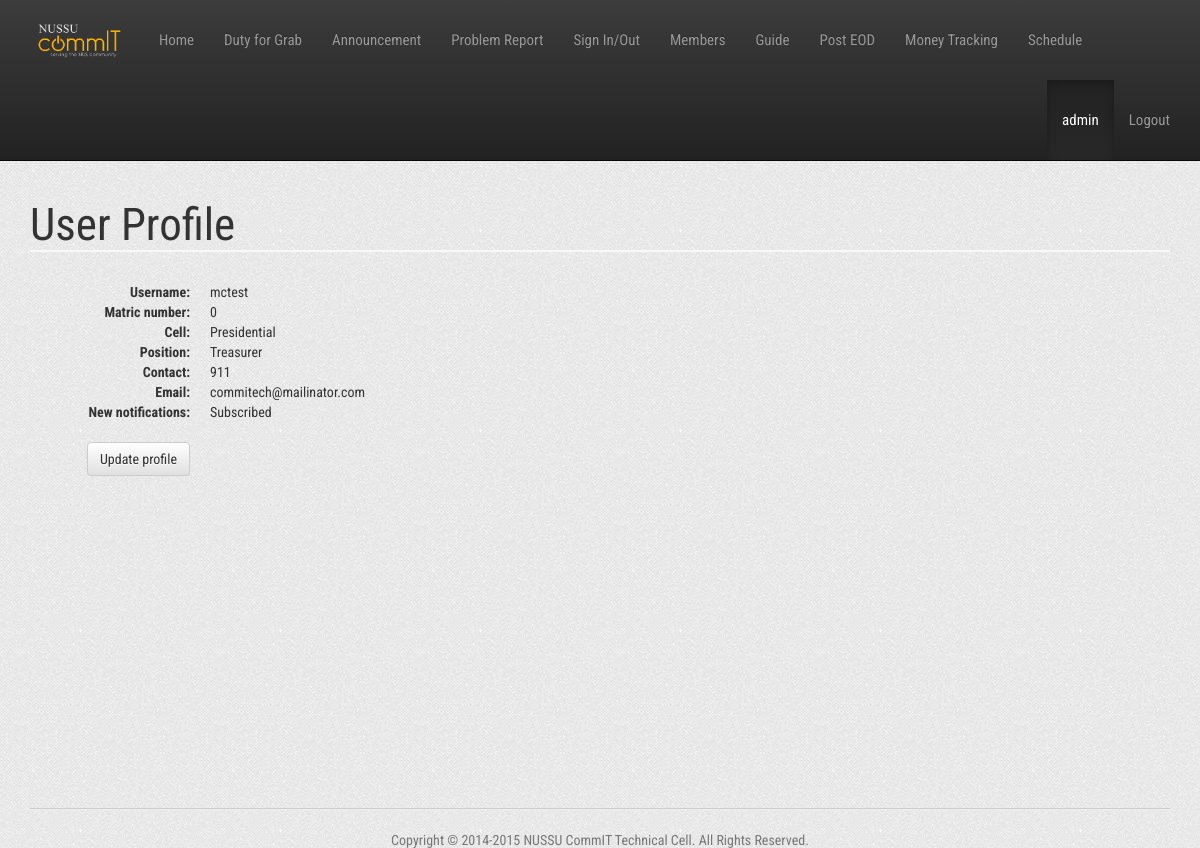
The app's page /profile.php?id=2 (signed in) with its own data.
### tables this page shows
CREATE TABLE IF NOT EXISTS `users` (
  `id` int(11) NOT NULL,
  `name` varchar(40) NOT NULL,
  `matric_number` varchar(30) DEFAULT NULL,
  `contact` varchar(30) DEFAULT NULL COMMENT 'phone number',
  `password` varchar(60) NOT NULL,
  `email` varchar(50) NOT NULL DEFAULT '',
  `is_admin` tinyint(1) NOT NULL DEFAULT '0',
  `cell` varchar(24) NOT NULL DEFAULT 'none',
  `position` varchar(24) NOT NULL DEFAULT 'Subcom',
  `new_ann` int(11) NOT NULL DEFAULT '1',
  `status` int(1) NOT NULL DEFAULT '1' COMMENT 'activation status',
  `temp1` int(11) NOT NULL,
  `temp2` int(11) NOT NULL,
  `tracking` varchar(11) NOT NULL DEFAULT '0',
  `duty` int(11) NOT NULL DEFAULT '1',
  `notification` int(11) NOT NULL DEFAULT '0'
);

### Controller/UserController.php (called while the page is built, shortened)
<?php
class UserController {
    public function getUserInfo($id){
        try{
            $conn = connect();
            $stmt = $conn->prepare('SELECT * FROM users WHERE id = :id LIMIT 1');
            $stmt->execute(array('id'=>$id));
            return $stmt->fetch(PDO::FETCH_ASSOC);
        } catch (PDOException $e){
            echo 'ERROR: '.$e->getMessage();
        }
    }
}
?>

### profile.php (the view, shortened to what this page needs)
<?php
    include_once(dirname(__FILE__).'/Controller/UserController.php');
    $user_controller = UserController::getInstance();
    $id = $_SESSION['user_id'];
    if(isset($_GET['id']) && $user_controller->isAdmin($_SESSION['user_id'])){
        $id = $_GET['id'];
    } else if(isset($_GET['id'])){
        header("Location: profile");
        exit;
    }
    $userprofile = $user_controller->getUserInfo($id);
?>
<html>
	<head>
		<link href="includes/css/bootstrap.min.css" rel="stylesheet">
		<link href="includes/css/bootstrap-theme.min.css" rel="stylesheet">
        <link href="includes/css/style.css" rel="stylesheet">
	</head>
    <body>
        <?php include(dirname(__FILE__).'/includes/header.php');?>
		<div class="container">
        <h1> User Profile</h1>
        <br/>
        <dl class="dl-horizontal">
            <dt>Username: </dt> <?php echo '<dd>'.$userprofile['name'].'</dd>';?>
            <dt>Matric number: </dt> <?php echo '<dd>'.$userprofile['matric_number'].'</dd>';?>
            <dt>Cell: </dt> <?php echo '<dd>'.$userprofile['cell'].'</dd>';?>
            <dt>Position: </dt> <?php echo '<dd>'.$userprofile['position'].'</dd>';?>
            <dt>Contact: </dt> <?php echo '<dd>'.$userprofile['contact'].'</dd>';?>
            <dt>Email: </dt> <?php echo '<dd>'.$userprofile['email'].'</dd>';?>
            <dt>New notifications: </dt> <dd><?php echo $userprofile['notification']==1?"Subscribed":"Not subscribed";?></dd>
            <br/>
            <dt><a href="user?id=<?php echo $id;?>" class="btn btn-default"> Update profile</a></dt>
        </dl>
        <br/>
		</div>
        <?php include(dirname(__FILE__).'/includes/footer.php');?>
	</body>
</html>

### includes/css/style.css (style rules this page uses)
html { position: relative; min-height: 100%; }
body { margin-bottom: 60px; background: url(../img/bg.png); }
a { color:black; }
h1, h2 { font-family: 'Roboto Condensed', sans-serif; font-size:45px; font-weight:400; color:#333333; }
h1 { border-bottom: 2px solid #f8f8f8; }

### records on screen
users: name "mctest", matric_number "0", cell "Presidential", position "Treasurer", contact "911", email "commitech@mailinator.com"

### other values on screen
$_SESSION['user_name'] "admin"
